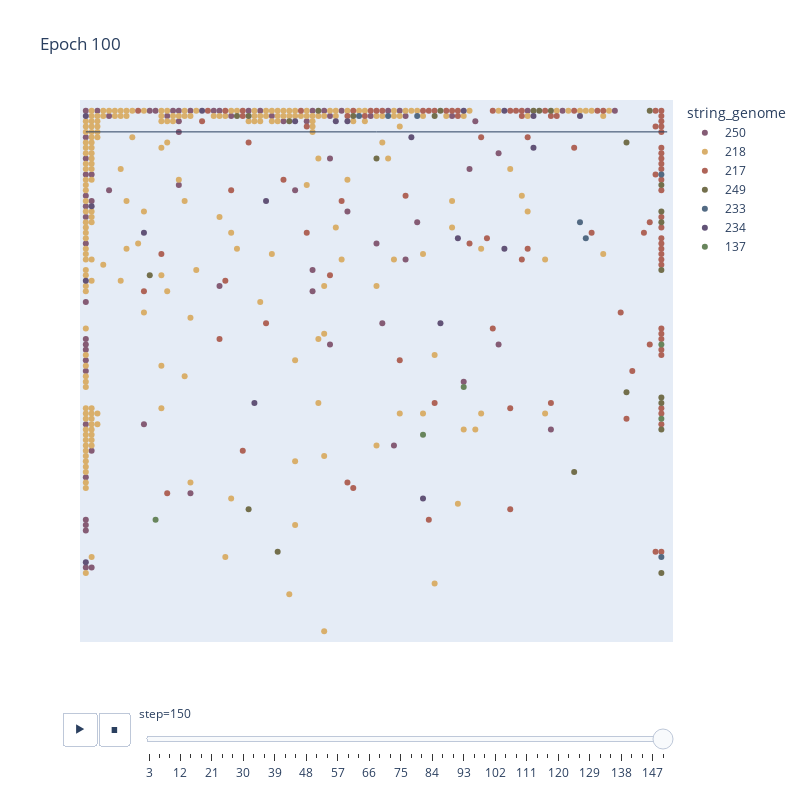
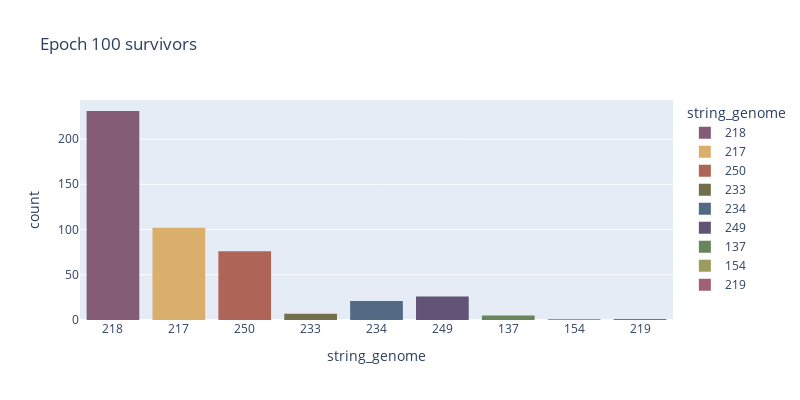

The notebook cell saved with these charts, in order:
### Markdown cell above
#### Use the slider, rather than the play button, for smooth animations.

### Code cell
world.animate_epoch(100)

### Figure 1 — Plotly figure (JSON) as saved in the notebook; plotly's stock layout.template omitted (floating-point values rounded to 4 significant figures; data arrays with more than 128 entries replaced by an {"elided": "..."} marker saying what was removed)
{"data": [{"hovertemplate": "string_genome=250<br>step=150<br>x=%{x}<br>y=%{y}<extra></extra>", "legendgroup": "250", "marker": {"color": "rgb(133, 92, 117)", "symbol": "circle"}, "mode": "markers", "name": "250", "orientation": "v", "showlegend": true, "type": "scatter", "x": [0, 0, 28, 2, 41, 11, 0, 82, 22, 30, 0, 0, 52, 44, 12, 54, 0, 76, 0, 23, 0, 0, 15, 14, 4, 0, 49, 0, 0, 55, 0, 0, 39, 91, 0, 0, 63, 0, 1, 32, 0, 16, 1, 10, 18, 1, 25, 53, 39, 34, 1, 0, 42, 80, 65, 0, 42, 36, 39, 66, 50, 16, 55, 18, 67, 45, 71, 51, 16, 23, 71, 38, 42, 16, 57, 4], "xaxis": "x", "y": [99, 13, 99, 99, 99, 99, 94, 99, 99, 99, 40, 56, 99, 99, 99, 99, 52, 99, 90, 99, 22, 55, 99, 98, 98, 83, 98, 50, 81, 98, 21, 54, 99, 99, 79, 30, 98, 87, 13, 98, 74, 99, 35, 40, 99, 82, 98, 36, 65, 97, 87, 20, 98, 39, 48, 63, 55, 84, 69, 88, 74, 97, 71, 27, 97, 80, 55, 59, 85, 66, 91, 97, 90, 95, 78, 84], "yaxis": "y"}, {"hovertemplate": "string_genome=218<br>step=150<br>x=%{x}<br>y=%{y}<extra></extra>", "legendgroup": "218", "marker": {"color": "rgb(217, 175, 107)", "symbol": "circle"}, "mode": "markers", "name": "218", "orientation": "v", "showlegend": true, "type": "scatter", "x": {"elided": "231 int values"}, "xaxis": "x", "y": {"elided": "231 int values"}, "yaxis": "y"}, {"hovertemplate": "string_genome=217<br>step=150<br>x=%{x}<br>y=%{y}<extra></extra>", "legendgroup": "217", "marker": {"color": "rgb(175, 100, 88)", "symbol": "circle"}, "mode": "markers", "name": "217", "orientation": "v", "showlegend": true, "type": "scatter", "x": [99, 9, 14, 64, 24, 99, 98, 27, 37, 21, 79, 99, 46, 99, 42, 99, 51, 48, 63, 99, 98, 49, 75, 62, 99, 24, 64, 74, 84, 60, 94, 99, 99, 50, 59, 70, 89, 81, 58, 99, 99, 13, 99, 99, 99, 99, 99, 99, 73, 34, 97, 99, 99, 99, 27, 99, 76, 88, 45, 99, 99, 99, 99, 75, 92, 28, 44, 99, 99, 99, 46, 80, 38, 68, 59, 60, 10, 27, 23, 98, 80, 73, 20, 93, 69, 31, 73, 25, 45, 84, 75, 70, 76, 38, 55, 98, 54, 66, 97, 96, 87, 99], "xaxis": "x", "y": [16, 99, 27, 99, 99, 99, 99, 99, 99, 99, 99, 58, 99, 57, 68, 56, 99, 98, 99, 98, 16, 99, 99, 99, 73, 67, 98, 99, 99, 99, 50, 97, 54, 99, 99, 99, 99, 98, 99, 72, 53, 72, 92, 91, 90, 89, 71, 75, 99, 86, 55, 74, 96, 88, 98, 70, 73, 99, 98, 86, 43, 42, 40, 98, 61, 93, 82, 84, 79, 77, 28, 98, 76, 94, 22, 44, 65, 35, 56, 87, 44, 43, 97, 41, 75, 59, 24, 84, 29, 92, 71, 58, 94, 96, 83, 96, 52, 74, 78, 76, 76, 95], "yaxis": "y"}, {"hovertemplate": "string_genome=249<br>step=150<br>x=%{x}<br>y=%{y}<extra></extra>", "legendgroup": "249", "marker": {"color": "rgb(115, 111, 76)", "symbol": "circle"}, "mode": "markers", "name": "249", "orientation": "v", "showlegend": true, "type": "scatter", "x": [33, 99, 80, 40, 78, 99, 77, 99, 46, 60, 28, 97, 61, 99, 99, 99, 99, 99, 35, 50, 11, 26, 93, 93, 84, 28], "xaxis": "x", "y": [16, 12, 99, 99, 99, 45, 99, 44, 98, 98, 98, 99, 99, 39, 85, 80, 78, 69, 97, 90, 68, 98, 93, 46, 31, 24], "yaxis": "y"}, {"hovertemplate": "string_genome=233<br>step=150<br>x=%{x}<br>y=%{y}<extra></extra>", "legendgroup": "233", "marker": {"color": "rgb(82, 106, 131)", "symbol": "circle"}, "mode": "markers", "name": "233", "orientation": "v", "showlegend": true, "type": "scatter", "x": [99, 52, 47, 99, 85, 57, 86], "xaxis": "x", "y": [15, 98, 98, 87, 78, 98, 75], "yaxis": "y"}, {"hovertemplate": "string_genome=234<br>step=150<br>x=%{x}<br>y=%{y}<extra></extra>", "legendgroup": "234", "marker": {"color": "rgb(98, 83, 119)", "symbol": "circle"}, "mode": "markers", "name": "234", "orientation": "v", "showlegend": true, "type": "scatter", "x": [65, 58, 0, 0, 61, 85, 77, 77, 20, 1, 72, 0, 64, 56, 36, 45, 72, 10, 29, 43, 31], "xaxis": "x", "y": [99, 26, 14, 98, 59, 98, 98, 92, 99, 81, 99, 67, 75, 94, 97, 97, 73, 76, 44, 97, 82], "yaxis": "y"}, {"hovertemplate": "string_genome=137<br>step=150<br>x=%{x}<br>y=%{y}<extra></extra>", "legendgroup": "137", "marker": {"color": "rgb(104, 133, 92)", "symbol": "circle"}, "mode": "markers", "name": "137", "orientation": "v", "showlegend": true, "type": "scatter", "x": [99, 12, 99, 65, 58], "xaxis": "x", "y": [55, 22, 41, 47, 38], "yaxis": "y"}], "layout": {"height": 800, "legend": {"title": {"text": "string_genome"}, "tracegroupgap": 0}, "shapes": [{"line": {"dash": "solid", "width": 1}, "type": "line", "x0": 0, "x1": 100, "y0": 95, "y1": 95}], "sliders": [{"active": 49, "currentvalue": {"prefix": "step="}, "len": 0.9, "pad": {"b": 10, "t": 60}, "steps": [{"args": [["3"], {"frame": {"duration": 0, "redraw": false}, "fromcurrent": true, "mode": "immediate", "transition": {"duration": 0, "easing": "linear"}}], "label": "3", "method": "animate"}, {"args": [["6"], {"frame": {"duration": 0, "redraw": false}, "fromcurrent": true, "mode": "immediate", "transition": {"duration": 0, "easing": "linear"}}], "label": "6", "method": "animate"}, {"args": [["9"], {"frame": {"duration": 0, "redraw": false}, "fromcurrent": true, "mode": "immediate", "transition": {"duration": 0, "easing": "linear"}}], "label": "9", "method": "animate"}, {"args": [["12"], {"frame": {"duration": 0, "redraw": false}, "fromcurrent": true, "mode": "immediate", "transition": {"duration": 0, "easing": "linear"}}], "label": "12", "method": "animate"}, {"args": [["15"], {"frame": {"duration": 0, "redraw": false}, "fromcurrent": true, "mode": "immediate", "transition": {"duration": 0, "easing": "linear"}}], "label": "15", "method": "animate"}, {"args": [["18"], {"frame": {"duration": 0, "redraw": false}, "fromcurrent": true, "mode": "immediate", "transition": {"duration": 0, "easing": "linear"}}], "label": "18", "method": "animate"}, {"args": [["21"], {"frame": {"duration": 0, "redraw": false}, "fromcurrent": true, "mode": "immediate", "transition": {"duration": 0, "easing": "linear"}}], "label": "21", "method": "animate"}, {"args": [["24"], {"frame": {"duration": 0, "redraw": false}, "fromcurrent": true, "mode": "immediate", "transition": {"duration": 0, "easing": "linear"}}], "label": "24", "method": "animate"}, {"args": [["27"], {"frame": {"duration": 0, "redraw": false}, "fromcurrent": true, "mode": "immediate", "transition": {"duration": 0, "easing": "linear"}}], "label": "27", "method": "animate"}, {"args": [["30"], {"frame": {"duration": 0, "redraw": false}, "fromcurrent": true, "mode": "immediate", "transition": {"duration": 0, "easing": "linear"}}], "label": "30", "method": "animate"}, {"args": [["33"], {"frame": {"duration": 0, "redraw": false}, "fromcurrent": true, "mode": "immediate", "transition": {"duration": 0, "easing": "linear"}}], "label": "33", "method": "animate"}, {"args": [["36"], {"frame": {"duration": 0, "redraw": false}, "fromcurrent": true, "mode": "immediate", "transition": {"duration": 0, "easing": "linear"}}], "label": "36", "method": "animate"}, {"args": [["39"], {"frame": {"duration": 0, "redraw": false}, "fromcurrent": true, "mode": "immediate", "transition": {"duration": 0, "easing": "linear"}}], "label": "39", "method": "animate"}, {"args": [["42"], {"frame": {"duration": 0, "redraw": false}, "fromcurrent": true, "mode": "immediate", "transition": {"duration": 0, "easing": "linear"}}], "label": "42", "method": "animate"}, {"args": [["45"], {"frame": {"duration": 0, "redraw": false}, "fromcurrent": true, "mode": "immediate", "transition": {"duration": 0, "easing": "linear"}}], "label": "45", "method": "animate"}, {"args": [["48"], {"frame": {"duration": 0, "redraw": false}, "fromcurrent": true, "mode": "immediate", "transition": {"duration": 0, "easing": "linear"}}], "label": "48", "method": "animate"}, {"args": [["51"], {"frame": {"duration": 0, "redraw": false}, "fromcurrent": true, "mode": "immediate", "transition": {"duration": 0, "easing": "linear"}}], "label": "51", "method": "animate"}, {"args": [["54"], {"frame": {"duration": 0, "redraw": false}, "fromcurrent": true, "mode": "immediate", "transition": {"duration": 0, "easing": "linear"}}], "label": "54", "method": "animate"}, {"args": [["57"], {"frame": {"duration": 0, "redraw": false}, "fromcurrent": true, "mode": "immediate", "transition": {"duration": 0, "easing": "linear"}}], "label": "57", "method": "animate"}, {"args": [["60"], {"frame": {"duration": 0, "redraw": false}, "fromcurrent": true, "mode": "immediate", "transition": {"duration": 0, "easing": "linear"}}], "label": "60", "method": "animate"}, {"args": [["63"], {"frame": {"duration": 0, "redraw": false}, "fromcurrent": true, "mode": "immediate", "transition": {"duration": 0, "easing": "linear"}}], "label": "63", "method": "animate"}, {"args": [["66"], {"frame": {"duration": 0, "redraw": false}, "fromcurrent": true, "mode": "immediate", "transition": {"duration": 0, "easing": "linear"}}], "label": "66", "method": "animate"}, {"args": [["69"], {"frame": {"duration": 0, "redraw": false}, "fromcurrent": true, "mode": "immediate", "transition": {"duration": 0, "easing": "linear"}}], "label": "69", "method": "animate"}, {"args": [["72"], {"frame": {"duration": 0, "redraw": false}, "fromcurrent": true, "mode": "immediate", "transition": {"duration": 0, "easing": "linear"}}], "label": "72", "method": "animate"}, {"args": [["75"], {"frame": {"duration": 0, "redraw": false}, "fromcurrent": true, "mode": "immediate", "transition": {"duration": 0, "easing": "linear"}}], "label": "75", "method": "animate"}, {"args": [["78"], {"frame": {"duration": 0, "redraw": false}, "fromcurrent": true, "mode": "immediate", "transition": {"duration": 0, "easing": "linear"}}], "label": "78", "method": "animate"}, {"args": [["81"], {"frame": {"duration": 0, "redraw": false}, "fromcurrent": true, "mode": "immediate", "transition": {"duration": 0, "easing": "linear"}}], "label": "81", "method": "animate"}, {"args": [["84"], {"frame": {"duration": 0, "redraw": false}, "fromcurrent": true, "mode": "immediate", "transition": {"duration": 0, "easing": "linear"}}], "label": "84", "method": "animate"}, {"args": [["87"], {"frame": {"duration": 0, "redraw": false}, "fromcurrent": true, "mode": "immediate", "transition": {"duration": 0, "easing": "linear"}}], "label": "87", "method": "animate"}, {"args": [["90"], {"frame": {"duration": 0, "redraw": false}, "fromcurrent": true, "mode": "immediate", "transition": {"duration": 0, "easing": "linear"}}], "label": "90", "method": "animate"}, {"args": [["93"], {"frame": {"duration": 0, "redraw": false}, "fromcurrent": true, "mode": "immediate", "transition": {"duration": 0, "easing": "linear"}}], "label": "93", "method": "animate"}, {"args": [["96"], {"frame": {"duration": 0, "redraw": false}, "fromcurrent": true, "mode": "immediate", "transition": {"duration": 0, "easing": "linear"}}], "label": "96", "method": "animate"}, {"args": [["99"], {"frame": {"duration": 0, "redraw": false}, "fromcurrent": true, "mode": "immediate", "transition": {"duration": 0, "easing": "linear"}}], "label": "99", "method": "animate"}, {"args": [["102"], {"frame": {"duration": 0, "redraw": false}, "fromcurrent": true, "mode": "immediate", "transition": {"duration": 0, "easing": "linear"}}], "label": "102", "method": "animate"}, {"args": [["105"], {"frame": {"duration": 0, "redraw": false}, "fromcurrent": true, "mode": "immediate", "transition": {"duration": 0, "easing": "linear"}}], "label": "105", "method": "animate"}, {"args": [["108"], {"frame": {"duration": 0, "redraw": false}, "fromcurrent": true, "mode": "immediate", "transition": {"duration": 0, "easing": "linear"}}], "label": "108", "method": "animate"}, {"args": [["111"], {"frame": {"duration": 0, "redraw": false}, "fromcurrent": true, "mode": "immediate", "transition": {"duration": 0, "easing": "linear"}}], "label": "111", "method": "animate"}, {"args": [["114"], {"frame": {"duration": 0, "redraw": false}, "fromcurrent": true, "mode": "immediate", "transition": {"duration": 0, "easing": "linear"}}], "label": "114", "method": "animate"}, {"args": [["117"], {"frame": {"duration": 0, "redraw": false}, "fromcurrent": true, "mode": "immediate", "transition": {"duration": 0, "easing": "linear"}}], "label": "117", "method": "animate"}, {"args": [["120"], {"frame": {"duration": 0, "redraw": false}, "fromcurrent": true, "mode": "immediate", "transition": {"duration": 0, "easing": "linear"}}], "label": "120", "method": "animate"}, {"args": [["123"], {"frame": {"duration": 0, "redraw": false}, "fromcurrent": true, "mode": "immediate", "transition": {"duration": 0, "easing": "linear"}}], "label": "123", "method": "animate"}, {"args": [["126"], {"frame": {"duration": 0, "redraw": false}, "fromcurrent": true, "mode": "immediate", "transition": {"duration": 0, "easing": "linear"}}], "label": "126", "method": "animate"}, {"args": [["129"], {"frame": {"duration": 0, "redraw": false}, "fromcurrent": true, "mode": "immediate", "transition": {"duration": 0, "easing": "linear"}}], "label": "129", "method": "animate"}, {"args": [["132"], {"frame": {"duration": 0, "redraw": false}, "fromcurrent": true, "mode": "immediate", "transition": {"duration": 0, "easing": "linear"}}], "label": "132", "method": "animate"}, {"args": [["135"], {"frame": {"duration": 0, "redraw": false}, "fromcurrent": true, "mode": "immediate", "transition": {"duration": 0, "easing": "linear"}}], "label": "135", "method": "animate"}, {"args": [["138"], {"frame": {"duration": 0, "redraw": false}, "fromcurrent": true, "mode": "immediate", "transition": {"duration": 0, "easing": "linear"}}], "label": "138", "method": "animate"}, {"args": [["141"], {"frame": {"duration": 0, "redraw": false}, "fromcurrent": true, "mode": "immediate", "transition": {"duration": 0, "easing": "linear"}}], "label": "141", "method": "animate"}, {"args": [["144"], {"frame": {"duration": 0, "redraw": false}, "fromcurrent": true, "mode": "immediate", "transition": {"duration": 0, "easing": "linear"}}], "label": "144", "method": "animate"}, {"args": [["147"], {"frame": {"duration": 0, "redraw": false}, "fromcurrent": true, "mode": "immediate", "transition": {"duration": 0, "easing": "linear"}}], "label": "147", "method": "animate"}, {"args": [["150"], {"frame": {"duration": 0, "redraw": false}, "fromcurrent": true, "mode": "immediate", "transition": {"duration": 0, "easing": "linear"}}], "label": "150", "method": "animate"}], "x": 0.1, "xanchor": "left", "y": 0, "yanchor": "top"}], "title": {"text": "Epoch 100"}, "updatemenus": [{"buttons": [{"args": [null, {"frame": {"duration": 500, "redraw": false}, "fromcurrent": true, "mode": "immediate", "transition": {"duration": 500, "easing": "linear"}}], "label": "&#9654;", "method": "animate"}, {"args": [[null], {"frame": {"duration": 0, "redraw": false}, "fromcurrent": true, "mode": "immediate", "transition": {"duration": 0, "easing": "linear"}}], "label": "&#9724;", "method": "animate"}], "direction": "left", "pad": {"r": 10, "t": 70}, "showactive": false, "type": "buttons", "x": 0.1, "xanchor": "right", "y": 0, "yanchor": "top"}], "width": 800, "xaxis": {"anchor": "y", "domain": [0, 1], "range": [-1, 101], "showgrid": false, "showticklabels": false, "title": {"text": "x"}, "type": "linear", "visible": false}, "yaxis": {"anchor": "x", "domain": [0, 1], "range": [-1, 101], "showgrid": false, "showticklabels": false, "title": {"text": "y"}, "type": "linear", "visible": false}}}

### Figure 2 — Plotly figure (JSON) as saved in the notebook; plotly's stock layout.template omitted (floating-point values rounded to 4 significant figures; data arrays with more than 128 entries replaced by an {"elided": "..."} marker saying what was removed)
{"data": [{"alignmentgroup": "True", "bingroup": "x", "histfunc": "count", "hovertemplate": "string_genome=%{x}<br>count=%{y}<extra></extra>", "legendgroup": "218", "marker": {"color": "rgb(133, 92, 117)", "pattern": {"shape": ""}}, "name": "218", "nbinsx": 9, "offsetgroup": "218", "orientation": "v", "showlegend": true, "type": "histogram", "x": {"elided": "231 str values"}, "xaxis": "x", "y": {"elided": "231 str values"}, "yaxis": "y"}, {"alignmentgroup": "True", "bingroup": "x", "histfunc": "count", "hovertemplate": "string_genome=%{x}<br>count=%{y}<extra></extra>", "legendgroup": "217", "marker": {"color": "rgb(217, 175, 107)", "pattern": {"shape": ""}}, "name": "217", "nbinsx": 9, "offsetgroup": "217", "orientation": "v", "showlegend": true, "type": "histogram", "x": ["217", "217", "217", "217", "217", "217", "217", "217", "217", "217", "217", "217", "217", "217", "217", "217", "217", "217", "217", "217", "217", "217", "217", "217", "217", "217", "217", "217", "217", "217", "217", "217", "217", "217", "217", "217", "217", "217", "217", "217", "217", "217", "217", "217", "217", "217", "217", "217", "217", "217", "217", "217", "217", "217", "217", "217", "217", "217", "217", "217", "217", "217", "217", "217", "217", "217", "217", "217", "217", "217", "217", "217", "217", "217", "217", "217", "217", "217", "217", "217", "217", "217", "217", "217", "217", "217", "217", "217", "217", "217", "217", "217", "217", "217", "217", "217", "217", "217", "217", "217", "217", "217"], "xaxis": "x", "y": ["217", "217", "217", "217", "217", "217", "217", "217", "217", "217", "217", "217", "217", "217", "217", "217", "217", "217", "217", "217", "217", "217", "217", "217", "217", "217", "217", "217", "217", "217", "217", "217", "217", "217", "217", "217", "217", "217", "217", "217", "217", "217", "217", "217", "217", "217", "217", "217", "217", "217", "217", "217", "217", "217", "217", "217", "217", "217", "217", "217", "217", "217", "217", "217", "217", "217", "217", "217", "217", "217", "217", "217", "217", "217", "217", "217", "217", "217", "217", "217", "217", "217", "217", "217", "217", "217", "217", "217", "217", "217", "217", "217", "217", "217", "217", "217", "217", "217", "217", "217", "217", "217"], "yaxis": "y"}, {"alignmentgroup": "True", "bingroup": "x", "histfunc": "count", "hovertemplate": "string_genome=%{x}<br>count=%{y}<extra></extra>", "legendgroup": "250", "marker": {"color": "rgb(175, 100, 88)", "pattern": {"shape": ""}}, "name": "250", "nbinsx": 9, "offsetgroup": "250", "orientation": "v", "showlegend": true, "type": "histogram", "x": ["250", "250", "250", "250", "250", "250", "250", "250", "250", "250", "250", "250", "250", "250", "250", "250", "250", "250", "250", "250", "250", "250", "250", "250", "250", "250", "250", "250", "250", "250", "250", "250", "250", "250", "250", "250", "250", "250", "250", "250", "250", "250", "250", "250", "250", "250", "250", "250", "250", "250", "250", "250", "250", "250", "250", "250", "250", "250", "250", "250", "250", "250", "250", "250", "250", "250", "250", "250", "250", "250", "250", "250", "250", "250", "250", "250"], "xaxis": "x", "y": ["250", "250", "250", "250", "250", "250", "250", "250", "250", "250", "250", "250", "250", "250", "250", "250", "250", "250", "250", "250", "250", "250", "250", "250", "250", "250", "250", "250", "250", "250", "250", "250", "250", "250", "250", "250", "250", "250", "250", "250", "250", "250", "250", "250", "250", "250", "250", "250", "250", "250", "250", "250", "250", "250", "250", "250", "250", "250", "250", "250", "250", "250", "250", "250", "250", "250", "250", "250", "250", "250", "250", "250", "250", "250", "250", "250"], "yaxis": "y"}, {"alignmentgroup": "True", "bingroup": "x", "histfunc": "count", "hovertemplate": "string_genome=%{x}<br>count=%{y}<extra></extra>", "legendgroup": "233", "marker": {"color": "rgb(115, 111, 76)", "pattern": {"shape": ""}}, "name": "233", "nbinsx": 9, "offsetgroup": "233", "orientation": "v", "showlegend": true, "type": "histogram", "x": ["233", "233", "233", "233", "233", "233", "233"], "xaxis": "x", "y": ["233", "233", "233", "233", "233", "233", "233"], "yaxis": "y"}, {"alignmentgroup": "True", "bingroup": "x", "histfunc": "count", "hovertemplate": "string_genome=%{x}<br>count=%{y}<extra></extra>", "legendgroup": "234", "marker": {"color": "rgb(82, 106, 131)", "pattern": {"shape": ""}}, "name": "234", "nbinsx": 9, "offsetgroup": "234", "orientation": "v", "showlegend": true, "type": "histogram", "x": ["234", "234", "234", "234", "234", "234", "234", "234", "234", "234", "234", "234", "234", "234", "234", "234", "234", "234", "234", "234", "234"], "xaxis": "x", "y": ["234", "234", "234", "234", "234", "234", "234", "234", "234", "234", "234", "234", "234", "234", "234", "234", "234", "234", "234", "234", "234"], "yaxis": "y"}, {"alignmentgroup": "True", "bingroup": "x", "histfunc": "count", "hovertemplate": "string_genome=%{x}<br>count=%{y}<extra></extra>", "legendgroup": "249", "marker": {"color": "rgb(98, 83, 119)", "pattern": {"shape": ""}}, "name": "249", "nbinsx": 9, "offsetgroup": "249", "orientation": "v", "showlegend": true, "type": "histogram", "x": ["249", "249", "249", "249", "249", "249", "249", "249", "249", "249", "249", "249", "249", "249", "249", "249", "249", "249", "249", "249", "249", "249", "249", "249", "249", "249"], "xaxis": "x", "y": ["249", "249", "249", "249", "249", "249", "249", "249", "249", "249", "249", "249", "249", "249", "249", "249", "249", "249", "249", "249", "249", "249", "249", "249", "249", "249"], "yaxis": "y"}, {"alignmentgroup": "True", "bingroup": "x", "histfunc": "count", "hovertemplate": "string_genome=%{x}<br>count=%{y}<extra></extra>", "legendgroup": "137", "marker": {"color": "rgb(104, 133, 92)", "pattern": {"shape": ""}}, "name": "137", "nbinsx": 9, "offsetgroup": "137", "orientation": "v", "showlegend": true, "type": "histogram", "x": ["137", "137", "137", "137", "137"], "xaxis": "x", "y": ["137", "137", "137", "137", "137"], "yaxis": "y"}, {"alignmentgroup": "True", "bingroup": "x", "histfunc": "count", "hovertemplate": "string_genome=%{x}<br>count=%{y}<extra></extra>", "legendgroup": "154", "marker": {"color": "rgb(156, 156, 94)", "pattern": {"shape": ""}}, "name": "154", "nbinsx": 9, "offsetgroup": "154", "orientation": "v", "showlegend": true, "type": "histogram", "x": ["154"], "xaxis": "x", "y": ["154"], "yaxis": "y"}, {"alignmentgroup": "True", "bingroup": "x", "histfunc": "count", "hovertemplate": "string_genome=%{x}<br>count=%{y}<extra></extra>", "legendgroup": "219", "marker": {"color": "rgb(160, 97, 119)", "pattern": {"shape": ""}}, "name": "219", "nbinsx": 9, "offsetgroup": "219", "orientation": "v", "showlegend": true, "type": "histogram", "x": ["219"], "xaxis": "x", "y": ["219"], "yaxis": "y"}], "layout": {"barmode": "relative", "height": 400, "legend": {"title": {"text": "string_genome"}, "tracegroupgap": 0}, "title": {"text": "Epoch 100 survivors"}, "width": 800, "xaxis": {"anchor": "y", "autorange": true, "categoryarray": ["218", "217", "250", "233", "234", "249", "137", "154", "219"], "categoryorder": "array", "domain": [0, 1], "range": [-0.5, 8.5], "title": {"text": "string_genome"}, "type": "category"}, "yaxis": {"anchor": "x", "autorange": true, "categoryarray": ["219", "154", "137", "249", "234", "233", "250", "217", "218"], "categoryorder": "array", "domain": [0, 1], "range": [0, 243.2], "title": {"text": "count"}, "type": "linear"}}}
